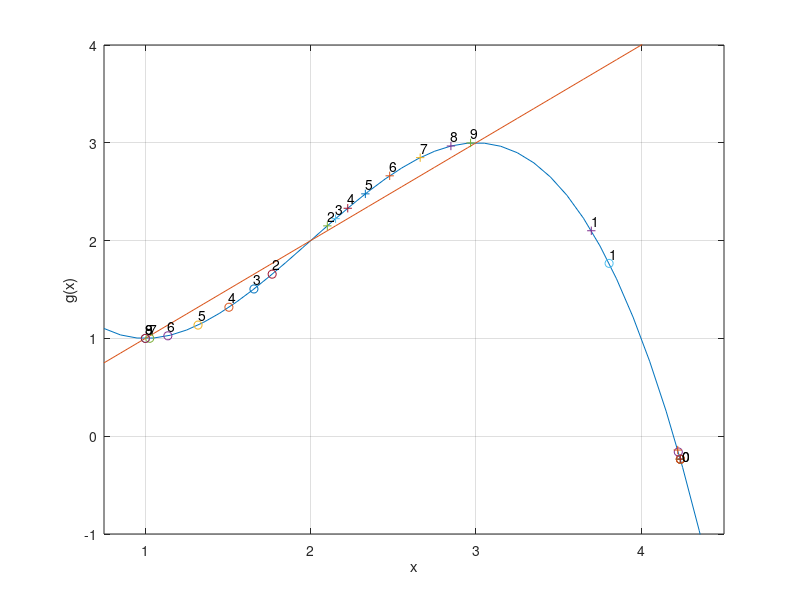

This chart was generated by the following MATLAB code:
x=.75:.1:4.5; g=-0.5*(x.^3-6*x.^2+9*x-6);
plot(x,g); axis([.75,4.5,-1,4]);
hold on; plot(x,x);
xlabel('x'); ylabel('g(x)'); grid on;
ch=['o','+']; ty=0;
num=[ '0','1','2','3','4','5','6','7','8','9'];
for x1=[4.236067970 4.236067968]
  ty=ty+1;
  for i=1:19
    x2=-0.5*(x1^3-6*x1^2+9*x1-6);
    %First ten points very close, so represent by '0'
    if i==10,
      text(4.25,-.2,'0');
    elseif i>10
      text(x1,x2+.1,num(i-9));
    end;
    plot(x1,x2,ch(ty)); x1=x2;
  end;
end;
hold off